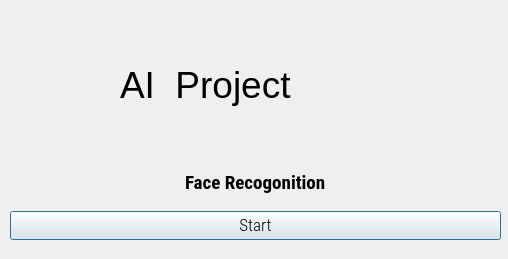
<?xml version="1.0" encoding="UTF-8"?>
<ui version="4.0">
 <class>Dialog</class>
 <widget class="QDialog" name="Dialog">
  <property name="geometry">
   <rect>
    <x>0</x>
    <y>0</y>
    <width>508</width>
    <height>259</height>
   </rect>
  </property>
  <property name="minimumSize">
   <size>
    <width>508</width>
    <height>259</height>
   </size>
  </property>
  <property name="maximumSize">
   <size>
    <width>508</width>
    <height>259</height>
   </size>
  </property>
  <property name="windowTitle">
   <string>Face Recognition</string>
  </property>
  <property name="windowIcon">
   <iconset>
    <normaloff>:/icon/icon.png</normaloff>:/icon/icon.png</iconset>
  </property>
  <widget class="QWidget" name="verticalLayoutWidget">
   <property name="geometry">
    <rect>
     <x>10</x>
     <y>160</y>
     <width>491</width>
     <height>80</height>
    </rect>
   </property>
   <layout class="QVBoxLayout" name="verticalLayout">
    <item>
     <layout class="QHBoxLayout" name="horizontalLayout">
      <item alignment="Qt::AlignHCenter">
       <widget class="QLabel" name="filelabel">
        <property name="font">
         <font>
          <family>Roboto Condensed</family>
          <pointsize>14</pointsize>
          <weight>75</weight>
          <bold>true</bold>
         </font>
        </property>
        <property name="text">
         <string>Face Recogonition</string>
        </property>
       </widget>
      </item>
     </layout>
    </item>
    <item>
     <widget class="QPushButton" name="runButton">
      <property name="font">
       <font>
        <family>Roboto Condensed Light</family>
        <pointsize>13</pointsize>
       </font>
      </property>
      <property name="text">
       <string>Start</string>
      </property>
     </widget>
    </item>
   </layout>
  </widget>
  <widget class="QWidget" name="widget" native="true">
   <property name="geometry">
    <rect>
     <x>80</x>
     <y>19</y>
     <width>461</width>
     <height>121</height>
    </rect>
   </property>
   <widget class="QLabel" name="filelabel_2">
    <property name="geometry">
     <rect>
      <x>40</x>
      <y>20</y>
      <width>361</width>
      <height>91</height>
     </rect>
    </property>
    <property name="font">
     <font>
      <family>MS Shell Dlg 2</family>
      <pointsize>28</pointsize>
      <weight>50</weight>
      <bold>false</bold>
     </font>
    </property>
    <property name="text">
     <string>AI  Project</string>
    </property>
   </widget>
  </widget>
 </widget>
 <resources>
  <include location="resource.qrc"/>
 </resources>
 <connections/>
</ui>
